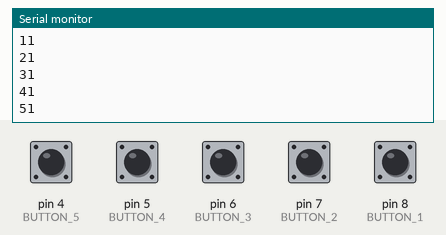
Recording of a sketch running on a simulated Arduino Nano, built with avr-gcc and run on an emulated ATmega328P. Parts: the last lines printed to the serial monitor. The test bench sets the inputs (shaded band); at power-on: pin 4 (BUTTON_5), pin 5 (BUTTON_4), pin 6 (BUTTON_3), pin 7 (BUTTON_2), pin 8 (BUTTON_1) HIGH.

Above: at 1.2 s.
1.3 s: pin 4 (BUTTON_5) pulled LOW for 0.15 s
At 2.5 s:
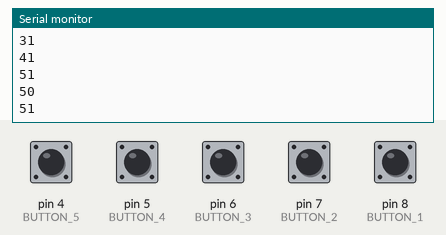
2.9 s: pin 5 (BUTTON_4) pulled LOW for 0.15 s
At 3.8 s:
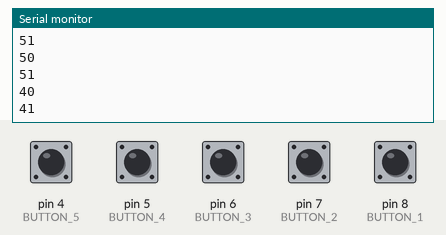
4.5 s: pin 6 (BUTTON_3) pulled LOW for 0.15 s
At 5.0 s:
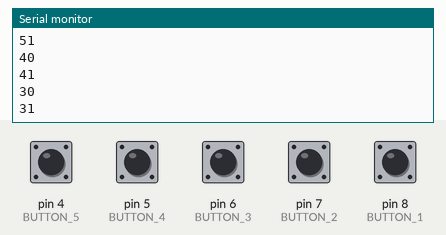
6.1 s: pin 7 (BUTTON_2) pulled LOW for 0.15 s
At 7.4 s:
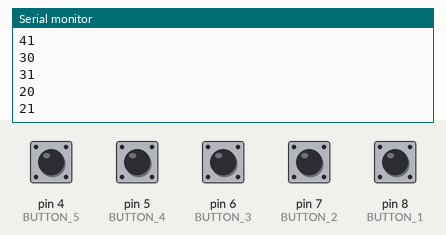
7.7 s: pin 8 (BUTTON_1) pulled LOW for 0.15 s
At 8.7 s:
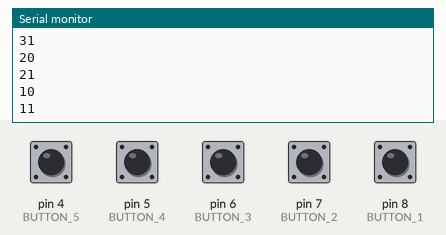
Timing chart, 0 to 10.3 s (numbered marks = the images above; inputs shaded):
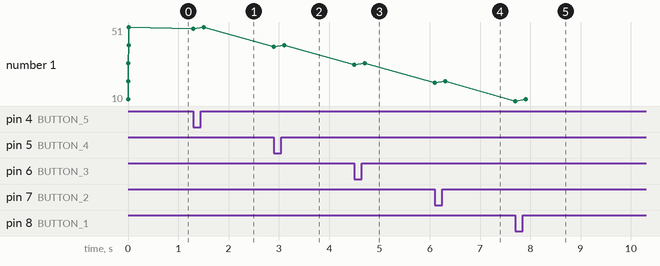

Measured:
- after the input at 1.3 s, the serial monitor: prints a new line at once (image 1)
- after the input at 2.9 s, the serial monitor: prints a new line at once (image 2)
- after the input at 4.5 s, the serial monitor: prints a new line at once (image 3)
- after the input at 6.1 s, the serial monitor: prints a new line at once (image 4)
- after the input at 7.7 s, the serial monitor: prints a new line at once (image 5)
- plotted number 1: 41 → 31 after the input at 4.5 s, 31 → 21 after the input at 6.1 s, 21 → 11 after the input at 7.7 s

The sketch:

main_touch.ino
```cpp
#define BUTTON_1 8
#define BUTTON_2 7
#define BUTTON_3 6
#define BUTTON_4 5
#define BUTTON_5 4

const int ledPin = A7;

int b1 = 0;
int b2 = 0;
int b3 = 0;
int b4 = 0;
int b5 = 0;

void setup() {
  Serial.begin(9600);
  pinMode(BUTTON_1, INPUT);
  pinMode(BUTTON_2, INPUT);
  pinMode(BUTTON_3, INPUT);
  pinMode(BUTTON_4, INPUT);
  pinMode(BUTTON_5, INPUT);

  pinMode(ledPin, OUTPUT);
}

void loop() {

  if (digitalRead(BUTTON_1) == LOW && b1 == 1) {
    b1 = 0;
    Serial.println("10");
  } else if (digitalRead(BUTTON_1) == HIGH && b1 == 0) {
    b1 = 1;
    Serial.println("11");
  }

  if (digitalRead(BUTTON_2) == LOW && b2 == 1) {
    b2 = 0;
    Serial.println("20");
  } else if (digitalRead(BUTTON_2) == HIGH && b2 == 0) {
    b2 = 1;
    Serial.println("21");
  }

  if (digitalRead(BUTTON_3) == LOW && b3 == 1) {
    b3 = 0;
    Serial.println("30");
  } else if (digitalRead(BUTTON_3) == HIGH && b3 == 0) {
    b3 = 1;
    Serial.println("31");
  }

  if (digitalRead(BUTTON_4) == LOW && b4 == 1) {
    b4 = 0;
    Serial.println("40");

  } else if (digitalRead(BUTTON_4) == HIGH && b4 == 0) {
    b4 = 1;
    Serial.println("41");
  }

  if (digitalRead(BUTTON_5) == LOW && b5 == 1) {
    b5 = 0;
    Serial.println("50");
  } else if (digitalRead(BUTTON_5) == HIGH && b5 == 0) {
    b5 = 1;
    Serial.println("51");
  }

  if ((b1 + b2 + b3 + b4 + b5) == 0) {
    digitalWrite(ledPin, LOW);
  } else {
    digitalWrite(ledPin, HIGH);
  }

  delay(100);
}
```
